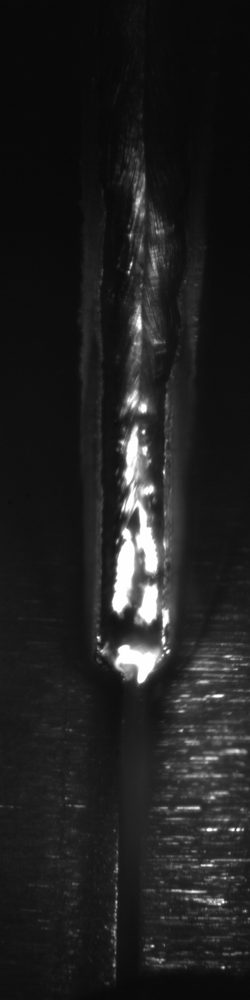
#> input picture lab2/img.tif, 250 x 1000 px, shrunk from 512 x 2048 before the run
$ python Inv_img.py
#> lines starting #> are read from the running program, lines starting #| are printed output that depends on the picture
import cv2 as cv
import sys
img = cv.imread(cv.samples.findFile("img.tif"))
#> img is the input picture: shape (1000, 250, 3); min 6, max 255, mean 32.6
if img is None:
    sys.exit("Could not read the image.")
cv.imshow("Display window", img)
k = cv.waitKey (0)
#> (key Esc is pressed here)
if k == ord("s"):
    cv.imwrite("savedImg.tif", img)

yourImg=cv.imread("img.tif")
cv.imshow("first", yourImg)
cv.waitKey(0)

Inv_img = cv.bitwise_not(yourImg)
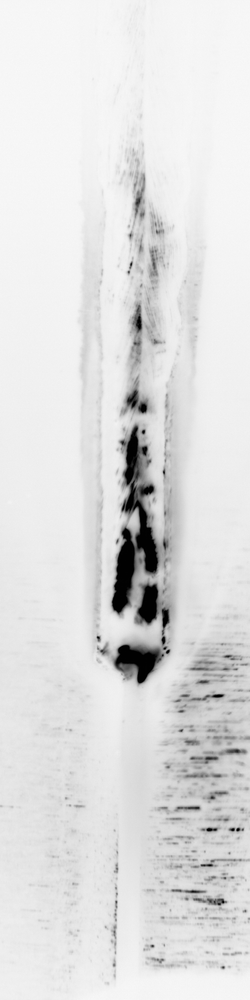
#> Inv_img: shape (1000, 250, 3); min 0, max 249, mean 222.4
cv.imshow("inv", Inv_img)
cv.waitKey(0)

cv.destroyAllWindows()
